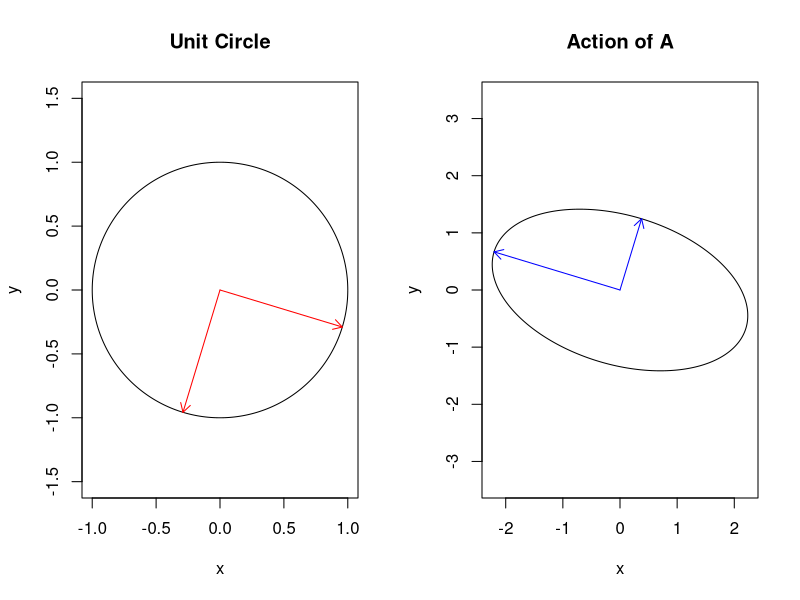

The R source for this figure:
library(scatterplot3d)
## Computing SVD of a general m x n matrix
A = matrix(c(1,1,3,2,4,1,3,6,7,3,1,5), ncol = 3, byrow = T) ## A 4 x 3 matrix
print(A)

S = svd(A, nu = 4, nv = 3) ## computing Full SVD
U = S$u; print(U) ## a 4 x 4 matrix
V = S$v; print(V) ## a 3 x 3 matrix
D = diag(c(S$d, 0)); print(D) ## a 3 x 3 matrix. 

S = svd(A) ## computing Reduced SVD

## Looking at the decomposition
U = S$u; print(U) ## a 4 x 3 matrix
V = S$v; print(V) ## a 3 x 3 matrix
D = diag(S$d); print(D) ## a 3 x 3 matrix. 
##Note: S$d are the singular values and are not returned as a matrix. Hence we use the diag to turn in into a matrix


## Checking the decomposition A = U D V^T

print(A - U %*% D %*% t(V)) ## equal up to machine precision

## rank of A are the nonzero diagonal elements

rank.A = sum(S$d != 0); print(rank.A) ## A has full column rank

## Hence columns of U are an o.n basis for the range of A and the NULL(A) = {0}

## Testing the Geometry of SVD
A = matrix(c(1,2,1,-1), ncol = 2, byrow = T); print(A)
S = svd(A)
U = S$u; print(U) 
V = S$v; print(V) 
D = diag(S$d); print(D)  

## Apply A to the unit circle
theta = seq(from = 0, to = 2*pi, by = 0.01)
x = cos(theta)
y = sin(theta)

## turn x and y into a matrix with columns as coordinates on the circle and rows as different point
C = matrix(cbind(x,y), nrow = 2, byrow = T)

## Now apply A
A.tilde = A %*% C

## plotint the results
## asp = aspect ration is set to 1 so to prevent distortion
par(mfrow = c(1,2))
plot(t(C), type = 'l', asp = 1, xlab = 'x', ylab = 'y', main = 'Unit Circle') 
arrows(0, 0, V[1,1], V[2,1], length = 0.1, col = 'red')
arrows(0, 0, V[1,2], V[2,2], length = 0.1, col = 'red')

plot(t(A.tilde), type = 'l', asp = 1, xlab = 'x', ylab = 'y', main = 'Action of A')
arrows(0, 0, D[1,1]*U[1,1], D[1,1]*U[2,1], length = 0.1, col = 'blue')
arrows(0, 0, D[2,2]*U[1,2], D[2,2]*U[2,2], length = 0.1, col = 'blue')
